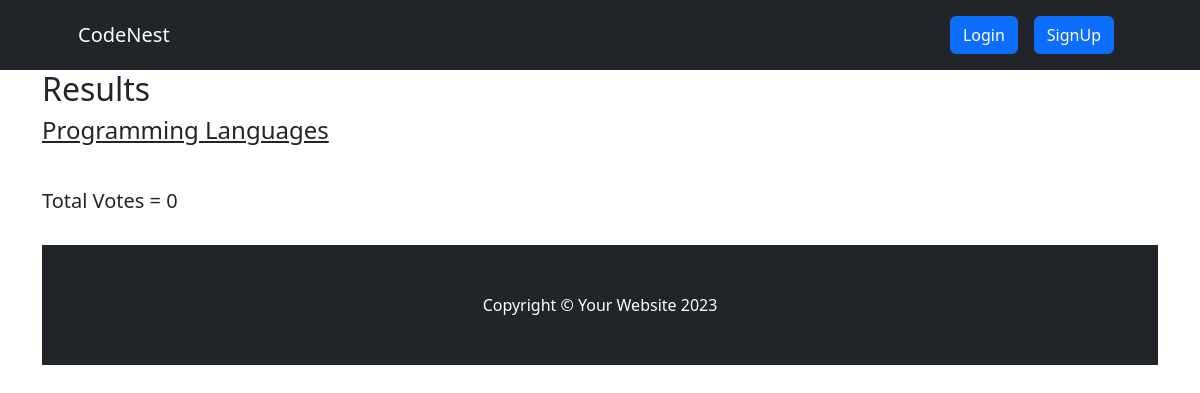
The app's page /result/programming-languages, older data.
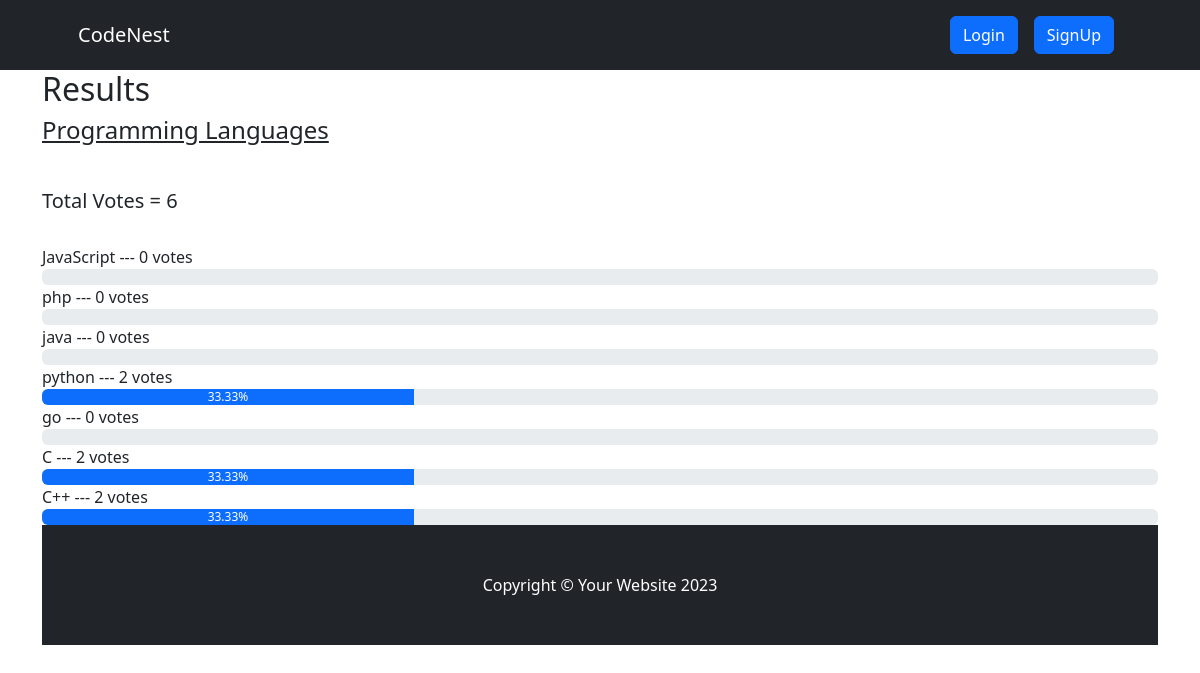
The same page, newer data.
### voteapp/models.py (models this page shows, shortened)
class Category(models.Model):
    title = models.CharField(max_length=200)
    slug = models.SlugField(blank=True, null=True)
    description = models.TextField(blank=True, null=True)
    total_vote = models.IntegerField(default=0)
    voters = models.ManyToManyField(User, blank=True)

class CategoryItem(models.Model):
    title = models.CharField(max_length=200)
    total_vote = models.IntegerField(default=0)
    category = models.ForeignKey(Category, on_delete=models.CASCADE, related_name="items")
    voters = models.ManyToManyField(User, blank=True)
    @property
    def percentage_vote(self):
        category_votes = self.category.total_vote
        item_votes = self.total_vote
        if category_votes == 0:
            vote_in_percentage = 0
        else:
            vote_in_percentage = (item_votes/category_votes) * 100
        return vote_in_percentage

### voteapp/views.py (the view)
# urls.py: path("result/<str:slug>", views.result, name="result"),
def result(request, slug):
    category = Category.objects.get(slug=slug)
    items = CategoryItem.objects.filter(category=category)
    context = {"category": category, "items": items}
    return render(request, "result.html", context)

### voteapp/templatetags/custom_filters.py (called while the page is built)
@register.filter(name="has_voted")
def has_voted(user, voters):
    return any(user.id== voter.id for voter in voters)

### voteapp/templates/result.html
{% extends 'base.html' %}
{% block content %}
  {% load humanize %}
{% load custom_filters %}
<div class="container result-container">
    <div class="sub-container">
      <h2>Results</h2>
      <h4>{{category.title}}</h4>
      <br>
      <h5>Total Votes = {{category.total_vote}}</h5>
      <br />
      {% for item in items  %}
       {% if request.user|has_voted:item.voters.all %}
      <small>{{item.title}}</strong> --- {{item.total_vote}} vote{{item.total_vote | pluralize:",s"}} ---  <strong>[voted]</strong> </small>
      <div class="progressContainer">
        <div class="progress">
          <div
            class="progress-bar"
            role="progressbar"
            aria-label="Example with label"
            style="width:{{item.percentage_vote | floatformat:2}}%;"
            aria-valuenow="25"
            aria-valuemin="0"
            aria-valuemax="100"
          >
          {{item.percentage_vote | floatformat:2}}%
          </div>
        </div>
      </div>
      <br>
       {% else %}
       <small>{{item.title}}</strong> --- {{item.total_vote}} vote{{item.total_vote | pluralize:",s"}} </small>
      <div class="progressContainer">
        <div class="progress">
          <div
            class="progress-bar"
            role="progressbar"
            aria-label="Example with label"
            style="width:{{item.percentage_vote | floatformat:2}}%;"
            aria-valuenow="25"
            aria-valuemin="0"
            aria-valuemax="100"
          >
          {{item.percentage_vote | floatformat:2}}%
          </div>
        </div>
      </div>
      {% endif %}
      {%endfor%}
      {% endblock content%}

### voteapp/templates/base.html (shortened to what this page needs)
<!DOCTYPE html>
{% load static %}
<html lang="en">
<head>
    <link href="https://cdn.jsdelivr.net/npm/bootstrap-icons@1.4.1/font/bootstrap-icons.css" rel="stylesheet" />
    <link rel="stylesheet" href="{% static 'css/bootstrap.css' %}">
    <link rel="stylesheet" href="{% static 'css/style.css' %}">
</head>
<body>
     <nav class="navbar navbar-expand-lg navbar-dark bg-dark">
        <div class="container px-lg-5">
            <a class="navbar-brand" href="{% url 'index'  %}">CodeNest</a>
            <div class="collapse navbar-collapse" id="navbarSupportedContent">
                <ul class="navbar-nav ms-auto mb-2 mb-lg-0">
                     {% if request.user.is_authenticated %}
                    <li class="nav-item"><a class="nav-link" href="#"><button class="btn btn-primary">Hi, {{request.user.username}}</button></a></li>
                     <li class="nav-item"><a class="nav-link" href="{% url 'signout' %}"><button class="btn btn-secondary">Logout</button></a></li>
                    {% else %}
                    <li class="nav-item"><a class="nav-link" href="{% url 'signin' %}"><button class="btn btn-primary">Login</button></a></li>
                    <li class="nav-item"><a class="nav-link" href="{% url 'signup' %}"><button class="btn btn-primary">SignUp</button></a></li>
                    {% endif %}
                </ul>
            </div>
        </div>
    </nav>
    {% block content %}
    {% endblock content %}
     <footer class="py-5 bg-dark">
        <div class="container"><p class="m-0 text-center text-white">Copyright &copy; Your Website 2023</p></div>
    </footer>
</body>
</html>

### voteapp/static/css/style.css (style rules this page uses)
* { box-sizing: border-box; }
.result-container { display: flex; align-items: center; justify-content: center; }
.sub-container { width: inherit }
.result-container h4 { text-decoration: underline; margin-bottom: 20px; }
.result-container small { font-size: 16px; font-weight: 500; }

Row changes from the older to the newer data that the page shows:
changed Category "Programming Languages": total_vote "0" → "6"
added CategoryItem: title "JavaScript", total_vote "0", total_vote|pluralize "s"
added CategoryItem: title "php", total_vote "0", total_vote|pluralize "s"
added CategoryItem: title "java", total_vote "0", total_vote|pluralize "s"
added CategoryItem: title "python", total_vote "2", total_vote|pluralize "s", percentage_vote "33.33"
added CategoryItem: title "go", total_vote "0", total_vote|pluralize "s"
added CategoryItem: title "C", total_vote "2", total_vote|pluralize "s", percentage_vote "33.33"
added CategoryItem: title "C++", total_vote "2", total_vote|pluralize "s", percentage_vote "33.33"
